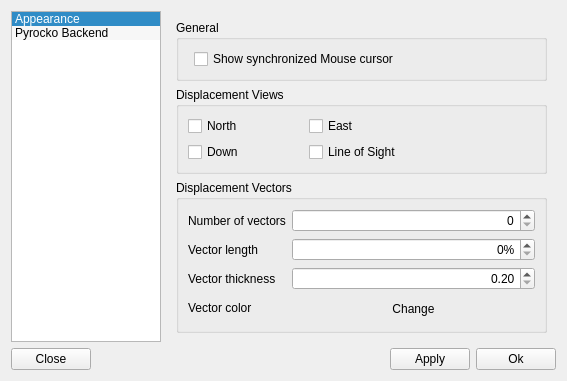
<?xml version="1.0" encoding="UTF-8"?>
<ui version="4.0">
 <class>Dialog</class>
 <widget class="QDialog" name="Dialog">
  <property name="windowModality">
   <enum>Qt::ApplicationModal</enum>
  </property>
  <property name="geometry">
   <rect>
    <x>0</x>
    <y>0</y>
    <width>567</width>
    <height>352</height>
   </rect>
  </property>
  <property name="windowTitle">
   <string>Dialog</string>
  </property>
  <layout class="QVBoxLayout" name="verticalLayout">
   <item>
    <layout class="QHBoxLayout" name="horizontalLayout_2">
     <item>
      <widget class="QListWidget" name="config_page_list">
       <property name="sizePolicy">
        <sizepolicy hsizetype="Preferred" vsizetype="Preferred">
         <horstretch>0</horstretch>
         <verstretch>0</verstretch>
        </sizepolicy>
       </property>
       <property name="maximumSize">
        <size>
         <width>150</width>
         <height>16777215</height>
        </size>
       </property>
       <property name="frameShadow">
        <enum>QFrame::Sunken</enum>
       </property>
       <property name="editTriggers">
        <set>QAbstractItemView::CurrentChanged|QAbstractItemView::DoubleClicked|QAbstractItemView::EditKeyPressed</set>
       </property>
       <property name="alternatingRowColors">
        <bool>true</bool>
       </property>
       <property name="selectionBehavior">
        <enum>QAbstractItemView::SelectRows</enum>
       </property>
       <property name="currentRow">
        <number>0</number>
       </property>
       <item>
        <property name="text">
         <string>Appearance</string>
        </property>
       </item>
       <item>
        <property name="text">
         <string>Pyrocko Backend</string>
        </property>
        <property name="flags">
         <set>ItemIsSelectable|ItemIsUserCheckable|ItemIsEnabled</set>
        </property>
       </item>
      </widget>
     </item>
     <item>
      <widget class="QStackedWidget" name="config_stack">
       <property name="sizePolicy">
        <sizepolicy hsizetype="Preferred" vsizetype="Preferred">
         <horstretch>3</horstretch>
         <verstretch>0</verstretch>
        </sizepolicy>
       </property>
       <property name="frameShape">
        <enum>QFrame::NoFrame</enum>
       </property>
       <property name="frameShadow">
        <enum>QFrame::Raised</enum>
       </property>
       <property name="currentIndex">
        <number>0</number>
       </property>
       <widget class="QWidget" name="appearance">
        <layout class="QVBoxLayout" name="verticalLayout_3">
         <item>
          <widget class="QGroupBox" name="groupBox_3">
           <property name="title">
            <string>General</string>
           </property>
           <layout class="QFormLayout" name="formLayout_3">
            <item row="0" column="1">
             <widget class="QCheckBox" name="show_cursor">
              <property name="text">
               <string>Show synchronized Mouse cursor</string>
              </property>
             </widget>
            </item>
           </layout>
          </widget>
         </item>
         <item>
          <widget class="QGroupBox" name="groupBox_4">
           <property name="title">
            <string>Displacement Views</string>
           </property>
           <property name="flat">
            <bool>false</bool>
           </property>
           <property name="checkable">
            <bool>false</bool>
           </property>
           <layout class="QFormLayout" name="formLayout_4">
            <property name="sizeConstraint">
             <enum>QLayout::SetDefaultConstraint</enum>
            </property>
            <property name="fieldGrowthPolicy">
             <enum>QFormLayout::ExpandingFieldsGrow</enum>
            </property>
            <property name="labelAlignment">
             <set>Qt::AlignLeading|Qt::AlignLeft|Qt::AlignVCenter</set>
            </property>
            <property name="formAlignment">
             <set>Qt::AlignJustify|Qt::AlignTop</set>
            </property>
            <property name="horizontalSpacing">
             <number>65</number>
            </property>
            <item row="0" column="0">
             <widget class="QCheckBox" name="view_north">
              <property name="sizePolicy">
               <sizepolicy hsizetype="Preferred" vsizetype="Fixed">
                <horstretch>0</horstretch>
                <verstretch>0</verstretch>
               </sizepolicy>
              </property>
              <property name="minimumSize">
               <size>
                <width>0</width>
                <height>0</height>
               </size>
              </property>
              <property name="text">
               <string>North</string>
              </property>
             </widget>
            </item>
            <item row="0" column="1">
             <widget class="QCheckBox" name="view_east">
              <property name="sizePolicy">
               <sizepolicy hsizetype="Preferred" vsizetype="Fixed">
                <horstretch>0</horstretch>
                <verstretch>0</verstretch>
               </sizepolicy>
              </property>
              <property name="minimumSize">
               <size>
                <width>0</width>
                <height>0</height>
               </size>
              </property>
              <property name="text">
               <string>East</string>
              </property>
             </widget>
            </item>
            <item row="1" column="0">
             <widget class="QCheckBox" name="view_down">
              <property name="sizePolicy">
               <sizepolicy hsizetype="Preferred" vsizetype="Fixed">
                <horstretch>0</horstretch>
                <verstretch>0</verstretch>
               </sizepolicy>
              </property>
              <property name="minimumSize">
               <size>
                <width>0</width>
                <height>0</height>
               </size>
              </property>
              <property name="sizeIncrement">
               <size>
                <width>0</width>
                <height>0</height>
               </size>
              </property>
              <property name="baseSize">
               <size>
                <width>0</width>
                <height>0</height>
               </size>
              </property>
              <property name="text">
               <string>Down</string>
              </property>
             </widget>
            </item>
            <item row="1" column="1">
             <widget class="QCheckBox" name="view_los">
              <property name="sizePolicy">
               <sizepolicy hsizetype="Preferred" vsizetype="Fixed">
                <horstretch>0</horstretch>
                <verstretch>0</verstretch>
               </sizepolicy>
              </property>
              <property name="minimumSize">
               <size>
                <width>0</width>
                <height>0</height>
               </size>
              </property>
              <property name="text">
               <string>Line of Sight</string>
              </property>
             </widget>
            </item>
           </layout>
          </widget>
         </item>
         <item>
          <widget class="QGroupBox" name="groupBox">
           <property name="sizePolicy">
            <sizepolicy hsizetype="Preferred" vsizetype="Preferred">
             <horstretch>0</horstretch>
             <verstretch>0</verstretch>
            </sizepolicy>
           </property>
           <property name="title">
            <string>Displacement Vectors</string>
           </property>
           <layout class="QFormLayout" name="formLayout">
            <item row="0" column="0">
             <widget class="QLabel" name="nvectors_label">
              <property name="text">
               <string>Number of vectors</string>
              </property>
              <property name="buddy">
               <cstring>nvectors</cstring>
              </property>
             </widget>
            </item>
            <item row="0" column="1">
             <widget class="QSpinBox" name="nvectors">
              <property name="alignment">
               <set>Qt::AlignRight|Qt::AlignTrailing|Qt::AlignVCenter</set>
              </property>
              <property name="maximum">
               <number>1000</number>
              </property>
              <property name="singleStep">
               <number>10</number>
              </property>
             </widget>
            </item>
            <item row="4" column="0">
             <widget class="QLabel" name="vector_color_label">
              <property name="text">
               <string>Vector color</string>
              </property>
              <property name="buddy">
               <cstring>vector_color</cstring>
              </property>
             </widget>
            </item>
            <item row="4" column="1">
             <widget class="QPushButton" name="vector_color">
              <property name="minimumSize">
               <size>
                <width>0</width>
                <height>25</height>
               </size>
              </property>
              <property name="autoFillBackground">
               <bool>false</bool>
              </property>
              <property name="styleSheet">
               <string notr="true">border: none;</string>
              </property>
              <property name="text">
               <string>Change</string>
              </property>
              <property name="default">
               <bool>false</bool>
              </property>
              <property name="flat">
               <bool>true</bool>
              </property>
             </widget>
            </item>
            <item row="1" column="1">
             <widget class="QSpinBox" name="vector_relative_length">
              <property name="alignment">
               <set>Qt::AlignRight|Qt::AlignTrailing|Qt::AlignVCenter</set>
              </property>
              <property name="suffix">
               <string>%</string>
              </property>
              <property name="maximum">
               <number>100</number>
              </property>
             </widget>
            </item>
            <item row="1" column="0">
             <widget class="QLabel" name="label">
              <property name="text">
               <string>Vector length</string>
              </property>
             </widget>
            </item>
            <item row="3" column="0">
             <widget class="QLabel" name="label_2">
              <property name="text">
               <string>Vector thickness</string>
              </property>
             </widget>
            </item>
            <item row="3" column="1">
             <widget class="QDoubleSpinBox" name="vector_pen_thickness">
              <property name="alignment">
               <set>Qt::AlignRight|Qt::AlignTrailing|Qt::AlignVCenter</set>
              </property>
              <property name="minimum">
               <double>0.200000000000000</double>
              </property>
              <property name="maximum">
               <double>2.000000000000000</double>
              </property>
              <property name="singleStep">
               <double>0.200000000000000</double>
              </property>
             </widget>
            </item>
           </layout>
          </widget>
         </item>
         <item>
          <spacer name="verticalSpacer">
           <property name="orientation">
            <enum>Qt::Vertical</enum>
           </property>
           <property name="sizeHint" stdset="0">
            <size>
             <width>20</width>
             <height>40</height>
            </size>
           </property>
          </spacer>
         </item>
        </layout>
       </widget>
       <widget class="QWidget" name="pyrocko_gf">
        <layout class="QVBoxLayout" name="verticalLayout_2">
         <item>
          <widget class="QGroupBox" name="groupBox_2">
           <property name="title">
            <string>Pyrocko Configuration</string>
           </property>
           <layout class="QFormLayout" name="formLayout_2">
            <property name="fieldGrowthPolicy">
             <enum>QFormLayout::AllNonFixedFieldsGrow</enum>
            </property>
            <item row="0" column="0">
             <widget class="QLabel" name="pyrocko_gfpath_label">
              <property name="text">
               <string>Default GF Path</string>
              </property>
              <property name="buddy">
               <cstring>default_gf_dir</cstring>
              </property>
             </widget>
            </item>
            <item row="0" column="1">
             <layout class="QHBoxLayout" name="horizontalLayout_3">
              <item>
               <widget class="QLineEdit" name="default_gf_dir">
                <property name="font">
                 <font>
                  <pointsize>8</pointsize>
                 </font>
                </property>
               </widget>
              </item>
              <item>
               <widget class="QPushButton" name="chooseStoreDirButton">
                <property name="maximumSize">
                 <size>
                  <width>30</width>
                  <height>25</height>
                 </size>
                </property>
                <property name="text">
                 <string>...</string>
                </property>
               </widget>
              </item>
             </layout>
            </item>
           </layout>
          </widget>
         </item>
         <item>
          <widget class="QLabel" name="gf_help">
           <property name="text">
            <string>&lt;a href='http://pyrocko.org/v0.3/apps/fomosto/tutorial.html' style='text-decoration: none;'&gt;How to create a Green's function database?&lt;/a&gt;</string>
           </property>
          </widget>
         </item>
         <item>
          <spacer name="verticalSpacer_2">
           <property name="orientation">
            <enum>Qt::Vertical</enum>
           </property>
           <property name="sizeHint" stdset="0">
            <size>
             <width>20</width>
             <height>40</height>
            </size>
           </property>
          </spacer>
         </item>
        </layout>
       </widget>
      </widget>
     </item>
    </layout>
   </item>
   <item>
    <layout class="QHBoxLayout" name="horizontalLayout">
     <item>
      <widget class="QPushButton" name="close_button">
       <property name="text">
        <string>Close</string>
       </property>
      </widget>
     </item>
     <item>
      <spacer name="horizontalSpacer">
       <property name="orientation">
        <enum>Qt::Horizontal</enum>
       </property>
       <property name="sizeHint" stdset="0">
        <size>
         <width>40</width>
         <height>20</height>
        </size>
       </property>
      </spacer>
     </item>
     <item>
      <widget class="QPushButton" name="apply_button">
       <property name="text">
        <string>Apply</string>
       </property>
      </widget>
     </item>
     <item>
      <widget class="QPushButton" name="ok_button">
       <property name="text">
        <string>Ok</string>
       </property>
      </widget>
     </item>
    </layout>
   </item>
  </layout>
 </widget>
 <resources/>
 <connections>
  <connection>
   <sender>close_button</sender>
   <signal>released()</signal>
   <receiver>Dialog</receiver>
   <slot>close()</slot>
   <hints>
    <hint type="sourcelabel">
     <x>62</x>
     <y>341</y>
    </hint>
    <hint type="destinationlabel">
     <x>283</x>
     <y>175</y>
    </hint>
   </hints>
  </connection>
  <connection>
   <sender>config_page_list</sender>
   <signal>currentRowChanged(int)</signal>
   <receiver>config_stack</receiver>
   <slot>setCurrentIndex(int)</slot>
   <hints>
    <hint type="sourcelabel">
     <x>84</x>
     <y>158</y>
    </hint>
    <hint type="destinationlabel">
     <x>361</x>
     <y>158</y>
    </hint>
   </hints>
  </connection>
 </connections>
</ui>
